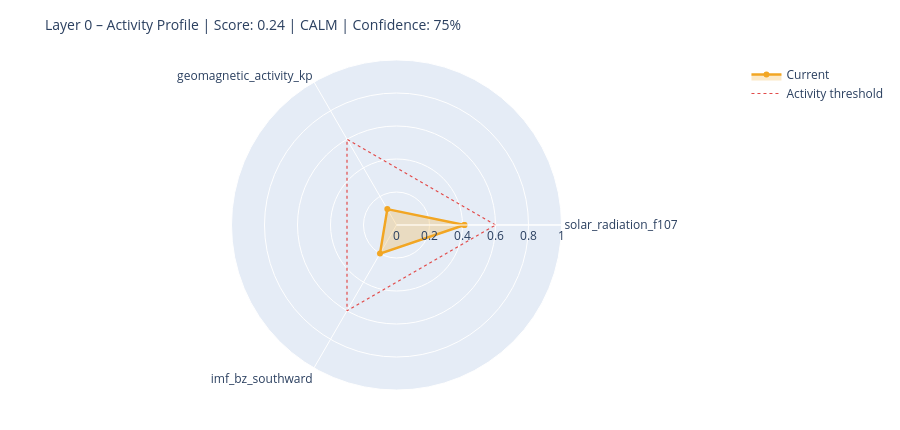

The notebook cell this image was saved under:
### Markdown cell above
---
## 6. State Assessment & Handoff to Layer 1

### Code cell
# ============================================================
# STEP 1 – Collect raw values with source modes
# Mode: 'primary' | 'fallback_3h' | 'last_valid' | 'missing'
# ============================================================

def safe_last(df, col):
    if df is None or col not in df.columns: return None
    s = df[col].dropna()
    return float(s.iloc[-1]) if not s.empty else None

f107_now = safe_last(df_f107, 'f10.7')
bz_now   = safe_last(df_mag,  'bz_gsm')
kp_now   = safe_last(df_kp,   'kp')
sw_now   = safe_last(df_sw,   'speed')

source_modes = {
    'F10.7':    'primary'  if f107_now is not None else 'missing',
    'Kp':       'primary'  if kp_now   is not None else 'missing',
    'IMF_Bz':   'primary'  if bz_now   is not None else 'missing',
    'SW_speed': 'primary'  if sw_now   is not None else 'missing',
}

# Kp Fallback – 3h endpoint
if kp_now is None:
    try:
        r = requests.get(
            'https://services.swpc.noaa.gov/json/noaa-planetary-k-index.json',
            timeout=10)
        r.raise_for_status()
        fb = pd.DataFrame(r.json())
        tc = next((c for c in fb.columns if 'time' in c.lower()), fb.columns[0])
        kc = next((c for c in fb.columns if 'kp' in c.lower() and c != tc), None)
        if kc:
            fb[kc] = fb[kc].astype(str).str.extract(r'([0-9]+(?:\.[0-9]*)?)')[0]
            fb[kc] = pd.to_numeric(fb[kc], errors='coerce')
            fb = fb[fb[kc] >= 0].dropna(subset=[kc])
            if not fb.empty:
                kp_now = float(fb[kc].iloc[-1])
                source_modes['Kp'] = 'fallback_3h'
                print(f'  Kp fallback (3h): {kp_now:.1f}')
    except Exception as e:
        print(f'  Kp fallback failed: {e}')

# Solar Wind Fallback – last valid value
if sw_now is None and df_sw is not None and 'speed' in df_sw.columns:
    s = df_sw['speed'].dropna()
    if not s.empty:
        sw_now = float(s.iloc[-1])
        source_modes['SW_speed'] = 'last_valid'
        print(f'  SW fallback (last_valid): {sw_now:.0f} km/s')

print()
print('Source modes:', source_modes)

# ============================================================
# STEP 2 – Score from available components only
# ============================================================

def norm(v, lo, hi):
    if v is None: return None
    return max(0.0, min(1.0, (v - lo) / (hi - lo)))

COMPONENTS = {
    'solar_radiation_f107':    (f107_now, norm(f107_now, 60, 250)),
    'geomagnetic_activity_kp': (kp_now,   norm(kp_now,   0,   9)),
    'imf_bz_southward':        (bz_now,   norm(-(bz_now or 0) if bz_now else None, -5, 30)
                                           if bz_now is not None else None),
    'solar_wind_speed':        (sw_now,   norm(sw_now, 300, 800)),
}

available   = {k: v[1] for k, v in COMPONENTS.items() if v[1] is not None}
unavailable = [k for k, v in COMPONENTS.items() if v[1] is None]

layer0_score = round(sum(available.values()) / len(available), 4) if available else None
confidence   = round(len(available) / len(COMPONENTS), 2)

level = ('unknown'  if layer0_score is None
         else 'calm'     if layer0_score < 0.3
         else 'moderate' if layer0_score < 0.6
         else 'active')

# ============================================================
# STEP 3 – Dominant Driver
# ============================================================

def dominant_driver(kp, f107, bz, sw):
    candidates = []
    if kp   is not None and kp   >= 4:   candidates.append(('geomagnetic',    kp / 9))
    if sw   is not None and sw   >= 500:  candidates.append(('solar_wind',     sw / 800))
    if bz   is not None and bz   <= -5:   candidates.append(('imf_southward',  abs(bz) / 30))
    if f107 is not None and f107 >= 150:  candidates.append(('solar_radiation',f107 / 250))
    return max(candidates, key=lambda x: x[1])[0] if candidates else 'none'

driver = dominant_driver(kp_now, f107_now, bz_now, sw_now)

# ============================================================
# STEP 4 – Downstream expectations
# ============================================================

def downstream_expectation(driver, score, kp, bz, f107):
    exp = {
        'magnetosphere':        'calm',
        'ionosphere':           'calm',
        'schumann_resonance':   'unchanged',
        'lithosphere_currents': 'low',
    }
    if driver == 'geomagnetic' or (kp and kp >= 5):
        exp['magnetosphere']        = 'compressed / storm'
        exp['ionosphere']           = 'elevated disturbance (TEC variability)'
        exp['schumann_resonance']   = 'elevated amplitude possible'
        exp['lithosphere_currents'] = 'elevated induction currents'
    elif driver == 'imf_southward' or (bz and bz <= -5):
        exp['magnetosphere']        = 'energy coupling active'
        exp['ionosphere']           = 'elevated electron density possible'
        exp['schumann_resonance']   = 'slight modulation possible'
    elif driver == 'solar_radiation' or (f107 and f107 >= 150):
        exp['ionosphere']           = 'elevated ionization (F-layer)'
        exp['schumann_resonance']   = 'slightly elevated background activity'
    return exp

downstream = downstream_expectation(driver, layer0_score, kp_now, bz_now, f107_now)

# ============================================================
# CONSOLE OUTPUT
# ============================================================

W = 58
print('=' * W)
print('LAYER 0 – STATE ASSESSMENT')
print('=' * W)
for name, (raw_v, score_v) in COMPONENTS.items():
    if score_v is not None:
        bar = '█' * int(score_v * 20) + '░' * (20 - int(score_v * 20))
        print(f'  {name:<35}  {bar}  {score_v:.2f}')
    else:
        print(f'  {name:<35}  {"─" * 20}  n/a')
print('-' * W)
print(f'  Score ({len(available)}/{len(COMPONENTS)} components):  {layer0_score:.3f}')
print(f'  Confidence:         {confidence:.0%}')
print(f'  Level:              {level.upper()}')
print(f'  Dominant Driver:    {driver}')

# Radar chart
cats = list(available.keys())
vals = list(available.values())
if len(cats) >= 3:
    fig = go.Figure()
    fig.add_trace(go.Scatterpolar(
        r=vals + [vals[0]], theta=cats + [cats[0]],
        fill='toself', fillcolor='rgba(242,166,35,0.25)',
        line=dict(color='#F2A623', width=2.5), name='Current'
    ))
    fig.add_trace(go.Scatterpolar(
        r=[0.6] * (len(cats) + 1), theta=cats + [cats[0]],
        line=dict(color='#E24B4A', dash='dot', width=1.2),
        mode='lines', name='Activity threshold'
    ))
    fig.update_layout(
        title=dict(text=f'Layer 0 – Activity Profile | Score: {layer0_score:.2f} | {level.upper()} | Confidence: {confidence:.0%}',
                   font=dict(size=14)),
        polar=dict(radialaxis=dict(visible=True, range=[0, 1])),
        height=430, showlegend=True,
        margin=dict(l=60, r=60, t=60, b=40)
    )
    fig.show()

### Figure 1 — Plotly figure (JSON) as saved in the notebook; plotly's stock layout.template omitted (floating-point values rounded to 4 significant figures)
{"data": [{"fill": "toself", "fillcolor": "rgba(242,166,35,0.25)", "line": {"color": "#F2A623", "width": 2.5}, "name": "Current", "r": [0.4116, 0.1111, 0.2003, 0.4116], "theta": ["solar_radiation_f107", "geomagnetic_activity_kp", "imf_bz_southward", "solar_radiation_f107"], "type": "scatterpolar"}, {"line": {"color": "#E24B4A", "dash": "dot", "width": 1.2}, "mode": "lines", "name": "Activity threshold", "r": [0.6, 0.6, 0.6, 0.6], "theta": ["solar_radiation_f107", "geomagnetic_activity_kp", "imf_bz_southward", "solar_radiation_f107"], "type": "scatterpolar"}], "layout": {"height": 430, "margin": {"b": 40, "l": 60, "r": 60, "t": 60}, "polar": {"radialaxis": {"range": [0, 1], "visible": true}}, "showlegend": true, "title": {"font": {"size": 14}, "text": "Layer 0 – Activity Profile | Score: 0.24 | CALM | Confidence: 75%"}}}
